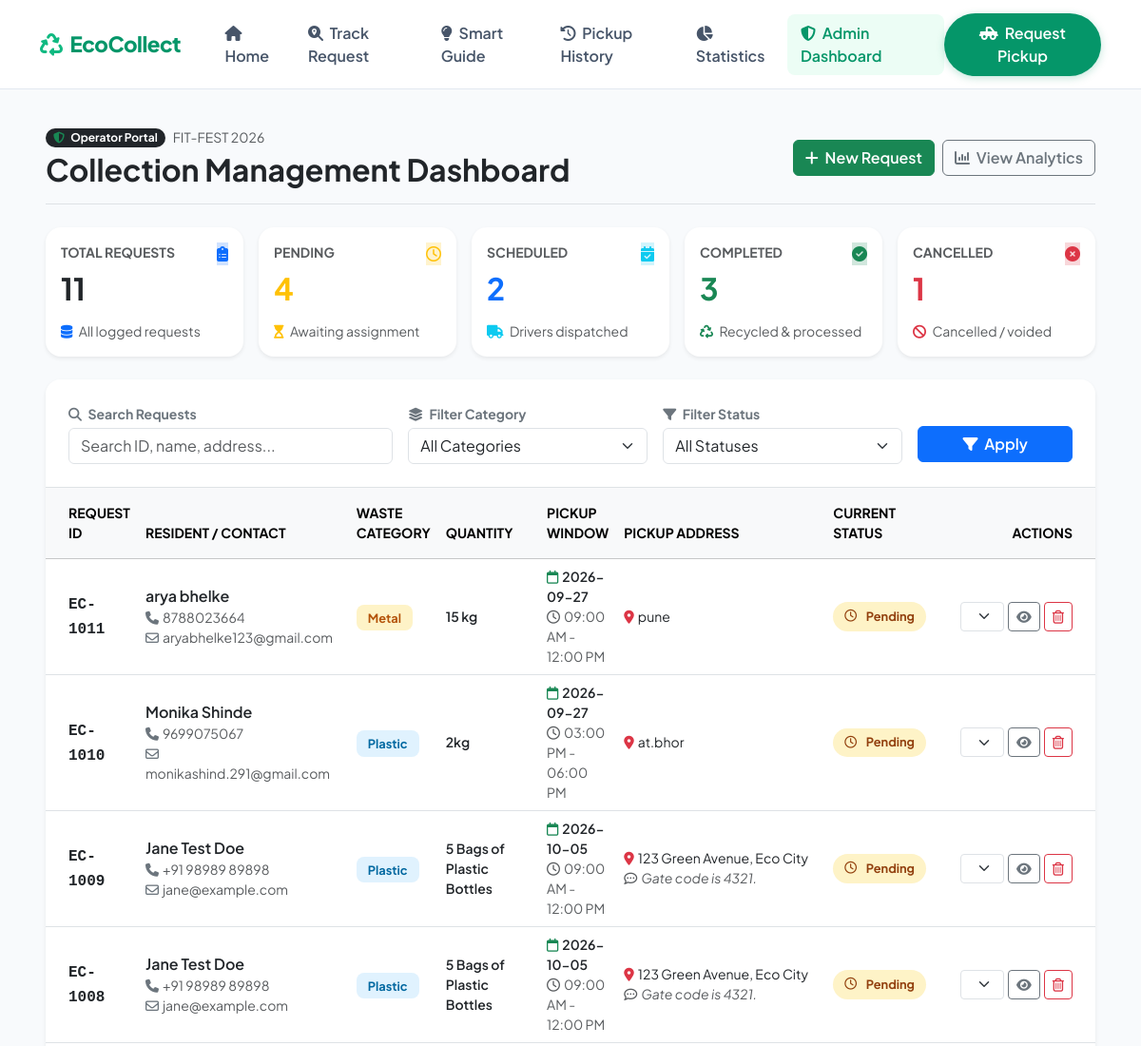
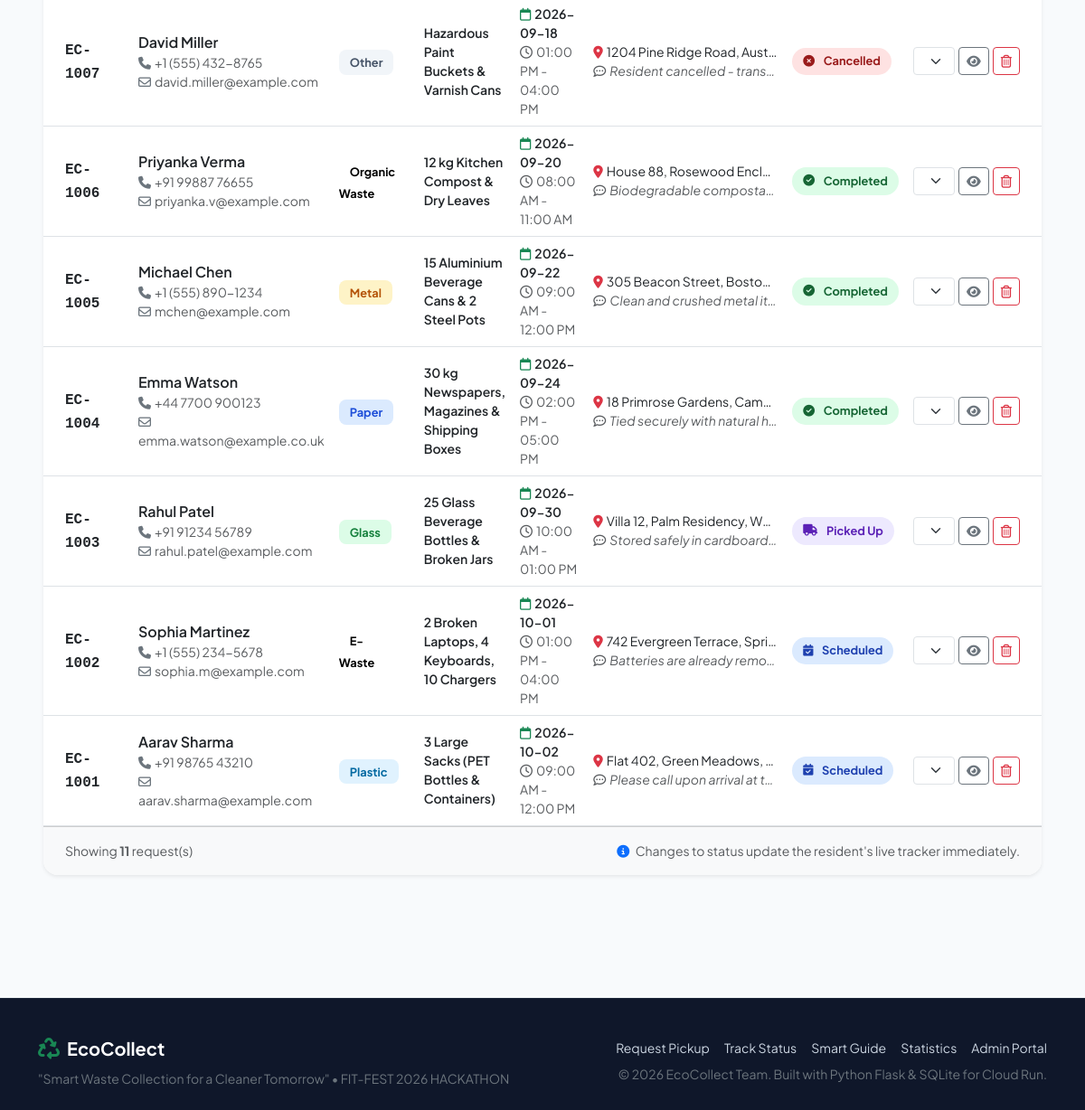
The page /admin on the database its author committed (2 pictures, top to bottom).
### tables this page shows
CREATE TABLE requests (
            id INTEGER PRIMARY KEY AUTOINCREMENT,
            request_id TEXT UNIQUE NOT NULL,
            name TEXT NOT NULL,
            phone TEXT NOT NULL,
            email TEXT NOT NULL,
            waste_category TEXT NOT NULL,
            quantity TEXT NOT NULL,
            address TEXT NOT NULL,
            pickup_date TEXT NOT NULL,
            time_slot TEXT NOT NULL,
            notes TEXT,
            status TEXT NOT NULL DEFAULT 'Pending',
            created_at TIMESTAMP DEFAULT CURRENT_TIMESTAMP
        );

### app.py (the view)
@app.route("/admin")
def admin():
    category_filter = request.args.get("category", "All")
    status_filter = request.args.get("status", "All")
    search_query = request.args.get("search", "").strip()
    requests_list = database.get_all_requests(
        category=category_filter if category_filter != "All" else None,
        status=status_filter if status_filter != "All" else None,
        search=search_query if search_query else None
    )
    stats = database.get_dashboard_stats()
    return render_template(
        "admin.html",
        requests=requests_list,
        stats=stats,
        categories=CATEGORIES,
        selected_category=category_filter,
        selected_status=status_filter,
        search_query=search_query
    )

### templates/admin.html (shortened to what this page needs)
{% extends "base.html" %}
{% block content %}
<div class="container-fluid px-lg-5 py-4">
    <div class="d-flex flex-wrap justify-content-between align-items-center mb-4 pb-3 border-bottom">
        <div>
            <div class="d-flex align-items-center gap-2 mb-1">
                <span class="badge bg-dark text-white px-2 py-1 small rounded-pill">
                    <i class="fa-solid fa-shield-halved me-1 text-success"></i> Operator Portal
                </span>
                <span class="text-muted small">FIT-FEST 2026</span>
            </div>
            <h1 class="h2 fw-bold text-dark mb-0">Collection Management Dashboard</h1>
        </div>
        <div class="d-flex gap-2 mt-3 mt-md-0">
            <a href="{{ url_for('request_pickup') }}" class="btn btn-success fw-semibold">
                <i class="fa-solid fa-plus me-1"></i> New Request
            </a>
            <a href="{{ url_for('stats') }}" class="btn btn-outline-secondary fw-semibold">
                <i class="fa-solid fa-chart-column me-1"></i> View Analytics
            </a>
        </div>
    </div>
    <div class="row g-3 mb-4">
        <div class="col-sm-6 col-lg-2-4 col-xl">
            <div class="card stat-card border-0 shadow-sm rounded-4 p-3 bg-white h-100">
                <div class="d-flex justify-content-between align-items-start">
                    <div>
                        <div class="text-muted small fw-bold text-uppercase">Total Requests</div>
                        <h2 class="fw-bold mt-2 mb-0 text-dark">{{ stats.total }}</h2>
                    </div>
                    <div class="stat-icon-wrapper bg-primary-subtle text-primary">
                        <i class="fa-solid fa-clipboard-list"></i>
                    </div>
                </div>
                <div class="mt-3 text-muted small">
                    <i class="fa-solid fa-database text-primary me-1"></i> All logged requests
                </div>
            </div>
        </div>
        <div class="col-sm-6 col-lg-2-4 col-xl">
            <div class="card stat-card border-0 shadow-sm rounded-4 p-3 bg-white h-100">
                <div class="d-flex justify-content-between align-items-start">
                    <div>
                        <div class="text-muted small fw-bold text-uppercase">Pending</div>
                        <h2 class="fw-bold mt-2 mb-0 text-warning">{{ stats.pending }}</h2>
                    </div>
                    <div class="stat-icon-wrapper bg-warning-subtle text-warning">
                        <i class="fa-regular fa-clock"></i>
                    </div>
                </div>
                <div class="mt-3 text-muted small">
                    <i class="fa-solid fa-hourglass-start text-warning me-1"></i> Awaiting assignment
                </div>
            </div>
        </div>
        <div class="col-sm-6 col-lg-2-4 col-xl">
            <div class="card stat-card border-0 shadow-sm rounded-4 p-3 bg-white h-100">
                <div class="d-flex justify-content-between align-items-start">
                    <div>
                        <div class="text-muted small fw-bold text-uppercase">Scheduled</div>
                        <h2 class="fw-bold mt-2 mb-0 text-primary">{{ stats.scheduled }}</h2>
                    </div>
                    <div class="stat-icon-wrapper bg-info-subtle text-info">
                        <i class="fa-solid fa-calendar-check"></i>
                    </div>
                </div>
                <div class="mt-3 text-muted small">
                    <i class="fa-solid fa-truck text-info me-1"></i> Drivers dispatched
                </div>
            </div>
        </div>
        <div class="col-sm-6 col-lg-2-4 col-xl">
            <div class="card stat-card border-0 shadow-sm rounded-4 p-3 bg-white h-100">
                <div class="d-flex justify-content-between align-items-start">
                    <div>
                        <div class="text-muted small fw-bold text-uppercase">Completed</div>
                        <h2 class="fw-bold mt-2 mb-0 text-success">{{ stats.completed }}</h2>
                    </div>
                    <div class="stat-icon-wrapper bg-success-subtle text-success">
                        <i class="fa-solid fa-circle-check"></i>
                    </div>
                </div>
                <div class="mt-3 text-muted small">
                    <i class="fa-solid fa-recycle text-success me-1"></i> Recycled & processed
                </div>
            </div>
        </div>
        <div class="col-sm-6 col-lg-2-4 col-xl">
            <div class="card stat-card border-0 shadow-sm rounded-4 p-3 bg-white h-100">
                <div class="d-flex justify-content-between align-items-start">
                    <div>
                        <div class="text-muted small fw-bold text-uppercase">Cancelled</div>
                        <h2 class="fw-bold mt-2 mb-0 text-danger">{{ stats.cancelled }}</h2>
                    </div>
                    <div class="stat-icon-wrapper bg-danger-subtle text-danger">
                        <i class="fa-solid fa-circle-xmark"></i>
                    </div>
                </div>
                <div class="mt-3 text-muted small">
                    <i class="fa-solid fa-ban text-danger me-1"></i> Cancelled / voided
                </div>
            </div>
        </div>
    </div>
    <div class="card border-0 shadow-sm rounded-4 overflow-hidden bg-white mb-5">
        <div class="card-header bg-white border-bottom p-4">
            <form action="{{ url_for('admin') }}" method="GET" class="row g-3 align-items-center">
                <div class="col-lg-4 col-md-6">
                    <label class="form-label small fw-bold text-secondary mb-1">
                        <i class="fa-solid fa-magnifying-glass me-1"></i> Search Requests
                    </label>
                    <div class="input-group">
                        <input type="text" name="search" id="admin-table-search" class="form-control" placeholder="Search ID, name, address..." value="{{ search_query }}">
                    </div>
                </div>
                <div class="col-lg-3 col-md-3 col-sm-6">
                    <label class="form-label small fw-bold text-secondary mb-1">
                        <i class="fa-solid fa-layer-group me-1"></i> Filter Category
                    </label>
                    <select name="category" class="form-select" onchange="this.form.submit()">
                        <option value="All" {% if selected_category == 'All' %}selected{% endif %}>All Categories</option>
                    </select>
                </div>
                <div class="col-lg-3 col-md-3 col-sm-6">
                    <label class="form-label small fw-bold text-secondary mb-1">
                        <i class="fa-solid fa-filter me-1"></i> Filter Status
                    </label>
                    <select name="status" class="form-select" onchange="this.form.submit()">
                        <option value="All" {% if selected_status == 'All' %}selected{% endif %}>All Statuses</option>
                    </select>
                </div>
                <div class="col-lg-2 col-md-12 d-flex gap-2 align-items-end pt-lg-4">
                    <button type="submit" class="btn btn-primary w-100 fw-semibold">
                        <i class="fa-solid fa-filter me-1"></i> Apply
                    </button>
                </div>
            </form>
        </div>
        <div class="table-responsive">
            <table class="table table-hover align-middle mb-0" id="requestsTable">
                <thead class="table-light text-secondary small text-uppercase fw-bold">
                    <tr>
                        <th class="ps-4 py-3">Request ID</th>
                        <th class="py-3">Resident / Contact</th>
                        <th class="py-3">Waste Category</th>
                        <th class="py-3">Quantity</th>
                        <th class="py-3">Pickup Window</th>
                        <th class="py-3">Pickup Address</th>
                        <th class="py-3">Current Status</th>
                        <th class="py-3 text-end pe-4">Actions</th>
                    </tr>
                </thead>
                <tbody>
                    {% if requests %}
                        {% for req in requests %}
                            <tr>
                                <td class="ps-4 fw-bold">
                                    <a href="{{ url_for('track', request_id=req.request_id) }}" class="text-decoration-none text-dark hover-green font-monospace">
                                        {{ req.request_id }}
                                    </a>
                                </td>
                                <td>
                                    <div class="fw-semibold text-dark">{{ req.name }}</div>
                                    <div class="small text-muted">
                                        <i class="fa-solid fa-phone me-1 text-secondary"></i>{{ req.phone }}
                                    </div>
                                    <div class="small text-muted">
                                        <i class="fa-regular fa-envelope me-1 text-secondary"></i>{{ req.email }}
                                    </div>
                                </td>
                                <td>
                                    <span class="badge-category badge-{{ req.waste_category|lower|replace(' ', '') }}">
                                        {{ req.waste_category }}
                                    </span>
                                </td>
                                <td class="small fw-semibold text-dark">
                                    {{ req.quantity }}
                                </td>
                                <td>
                                    <div class="fw-semibold small text-dark"><i class="fa-regular fa-calendar me-1 text-success"></i>{{ req.pickup_date }}</div>
                                    <div class="small text-muted"><i class="fa-regular fa-clock me-1"></i>{{ req.time_slot }}</div>
                                </td>
                                <td style="max-width: 220px;">
                                    <div class="text-truncate small text-dark" title="{{ req.address }}">
                                        <i class="fa-solid fa-location-dot me-1 text-danger"></i>{{ req.address }}
                                    </div>
                                    {% if req.notes %}
                                        <div class="text-truncate small text-muted fst-italic" title="{{ req.notes }}">
                                            <i class="fa-regular fa-comment-dots me-1"></i>{{ req.notes }}
                                        </div>
                                    {% endif %}
                                </td>
                                <td>
                                    {% if req.status == 'Pending' %}
                                        <span class="badge-status status-pending"><i class="fa-regular fa-clock me-1"></i> Pending</span>
                                    {% elif req.status == 'Scheduled' %}
                                        <span class="badge-status status-scheduled"><i class="fa-solid fa-calendar-check me-1"></i> Scheduled</span>
                                    {% elif req.status == 'Picked Up' %}
                                        <span class="badge-status status-picked-up"><i class="fa-solid fa-truck me-1"></i> Picked Up</span>
                                    {% elif req.status == 'Completed' %}
                                        <span class="badge-status status-completed"><i class="fa-solid fa-circle-check me-1"></i> Completed</span>
                                    {% elif req.status == 'Cancelled' %}
                                        <span class="badge-status status-cancelled"><i class="fa-solid fa-circle-xmark me-1"></i> Cancelled</span>
                                    {% endif %}
                                </td>
                                <td class="text-end pe-4">
                                    <div class="d-inline-flex align-items-center gap-1">
                                        <form action="{{ url_for('update_status') }}" method="POST" class="d-inline-block">
                                            <select name="status" class="form-select form-select-sm" onchange="this.form.submit()" title="Change Status">
                                                <option value="Pending" {% if req.status == 'Pending' %}selected{% endif %}>Pending</option>
                                                <option value="Scheduled" {% if req.status == 'Scheduled' %}selected{% endif %}>Scheduled</option>
                                                <option value="Picked Up" {% if req.status == 'Picked Up' %}selected{% endif %}>Picked Up</option>
                                                <option value="Completed" {% if req.status == 'Completed' %}selected{% endif %}>Completed</option>
                                                <option value="Cancelled" {% if req.status == 'Cancelled' %}selected{% endif %}>Cancelled</option>
                                            </select>
                                        </form>
                                        <a href="{{ url_for('track', request_id=req.request_id) }}" class="btn btn-sm btn-outline-secondary" title="View Tracker">
                                            <i class="fa-solid fa-eye"></i>
                                        </a>
                                        <form action="{{ url_for('delete_request_route') }}" method="POST" class="d-inline-block" onsubmit="return confirm('Are you sure you want to permanently delete request {{ req.request_id }}?');">
                                            <button type="submit" class="btn btn-sm btn-outline-danger" title="Delete Request">
                                                <i class="fa-regular fa-trash-can"></i>
                                            </button>
                                        </form>
                                    </div>
                                </td>
                            </tr>
                        {% endfor %}
                    {% endif %}
                </tbody>
            </table>
        </div>
        <div class="card-footer bg-light py-3 px-4 d-flex justify-content-between align-items-center">
            <span class="small text-muted">
                Showing <strong>{{ requests|length }}</strong> request(s)
            </span>
            <div class="small text-muted">
                <i class="fa-solid fa-circle-info me-1 text-primary"></i> Changes to status update the resident's live tracker immediately.
            </div>
        </div>
    </div>
</div>
{% endblock %}

### rows shown on the page
requests: request_id "EC-1011", name "arya bhelke", phone "8788023664", email "aryabhelke123@gmail.com", waste_category "Metal", quantity "15 kg", pickup_date "2026-09-27", time_slot "09:00 AM - 12:00 PM", address "pune", shows "Pending", status "Pending"
requests: request_id "EC-1010", name "Monika Shinde", phone "9699075067", email "monikashind.291@gmail.com", waste_category "Plastic", quantity "2kg", pickup_date "2026-09-27", time_slot "03:00 PM - 06:00 PM", address "at.bhor", shows "Pending", status "Pending"
requests: request_id "EC-1009", name "Jane Test Doe", phone "+91 98989 89898", email "jane@example.com", waste_category "Plastic", quantity "5 Bags of Plastic Bottles", pickup_date "2026-10-05", time_slot "09:00 AM - 12:00 PM", address "123 Green Avenue, Eco City", notes "Gate code is 4321.", shows "Pending", status "Pending"
requests: request_id "EC-1008", name "Jane Test Doe", phone "+91 98989 89898", email "jane@example.com", waste_category "Plastic", quantity "5 Bags of Plastic Bottles", pickup_date "2026-10-05", time_slot "09:00 AM - 12:00 PM", address "123 Green Avenue, Eco City", notes "Gate code is 4321.", shows "Pending", status "Pending"
requests: request_id "EC-1007", name "David Miller", phone "+1 (555) 432-8765", email "david.miller@example.com", waste_category "Other", quantity "Hazardous Paint Buckets & Varnish Cans", pickup_date "2026-09-18", time_slot "01:00 PM - 04:00 PM", address "1204 Pine Ridge Road, Aust…", notes "Resident cancelled - trans…", shows "Cancelled", status "Cancelled"
requests: request_id "EC-1006", name "Priyanka Verma", phone "+91 99887 76655", email "priyanka.v@example.com", waste_category "Organic Waste", quantity "12 kg Kitchen Compost & Dry Leaves", pickup_date "2026-09-20", time_slot "08:00 AM - 11:00 AM", address "House 88, Rosewood Encl…", notes "Biodegradable composta…", shows "Completed", status "Completed"
requests: request_id "EC-1005", name "Michael Chen", phone "+1 (555) 890-1234", email "mchen@example.com", waste_category "Metal", quantity "15 Aluminium Beverage Cans & 2 Steel Pots", pickup_date "2026-09-22", time_slot "09:00 AM - 12:00 PM", address "305 Beacon Street, Bosto…", notes "Clean and crushed metal it…", shows "Completed", status "Completed"
requests: request_id "EC-1004", name "Emma Watson", phone "+44 7700 900123", email "emma.watson@example.co.uk", waste_category "Paper", quantity "30 kg Newspapers, Magazines & Shipping Boxes", pickup_date "2026-09-24", time_slot "02:00 PM - 05:00 PM", address "18 Primrose Gardens, Cam…", notes "Tied securely with natural h…", shows "Completed", status "Completed"
requests: request_id "EC-1003", name "Rahul Patel", phone "+91 91234 56789", email "rahul.patel@example.com", waste_category "Glass", quantity "25 Glass Beverage Bottles & Broken Jars", pickup_date "2026-09-30", time_slot "10:00 AM - 01:00 PM", address "Villa 12, Palm Residency, W…", notes "Stored safely in cardboard…", shows "Picked Up", status "Picked Up"
requests: request_id "EC-1002", name "Sophia Martinez", phone "+1 (555) 234-5678", email "sophia.m@example.com", waste_category "E-Waste", quantity "2 Broken Laptops, 4 Keyboards, 10 Chargers", pickup_date "2026-10-01", time_slot "01:00 PM - 04:00 PM", address "742 Evergreen Terrace, Spri…", notes "Batteries are already remo…", shows "Scheduled", status "Scheduled"
requests: request_id "EC-1001", name "Aarav Sharma", phone "+91 98765 43210", email "aarav.sharma@example.com", waste_category "Plastic", quantity "3 Large Sacks (PET Bottles & Containers)", pickup_date "2026-10-02", time_slot "09:00 AM - 12:00 PM", address "Flat 402, Green Meadows,…", notes "Please call upon arrival at t…", shows "Scheduled", status "Scheduled"

### other values the page prints
{{ stats.total }} "11"
{{ stats.pending }} "4"
{{ stats.scheduled }} "2"
{{ stats.completed }} "3"
{{ stats.cancelled }} "1"
{{ requests|length }} "11"
